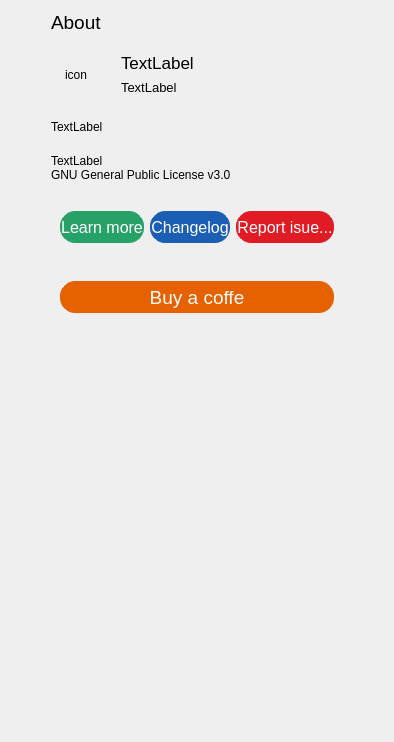
     <widget class="QWidget" name="pageAbout">
      <layout class="QVBoxLayout" name="verticalLayout_25">
       <item>
        <layout class="QHBoxLayout" name="horizontalLayout_15">
         <item>
          <spacer name="horizontalSpacer_13">
           <property name="orientation">
            <enum>Qt::Horizontal</enum>
           </property>
           <property name="sizeType">
            <enum>QSizePolicy::Fixed</enum>
           </property>
           <property name="sizeHint" stdset="0">
            <size>
             <width>40</width>
             <height>20</height>
            </size>
           </property>
          </spacer>
         </item>
         <item>
          <layout class="QVBoxLayout" name="verticalLayout_24">
           <item>
            <widget class="QLabel" name="label_3">
             <property name="font">
              <font>
               <pointsize>14</pointsize>
              </font>
             </property>
             <property name="text">
              <string>About</string>
             </property>
            </widget>
           </item>
           <item>
            <widget class="QFrame" name="frame">
             <property name="frameShape">
              <enum>QFrame::NoFrame</enum>
             </property>
             <property name="frameShadow">
              <enum>QFrame::Raised</enum>
             </property>
             <layout class="QVBoxLayout" name="verticalLayout_23">
              <property name="spacing">
               <number>20</number>
              </property>
              <property name="leftMargin">
               <number>0</number>
              </property>
              <property name="topMargin">
               <number>10</number>
              </property>
              <property name="rightMargin">
               <number>0</number>
              </property>
              <property name="bottomMargin">
               <number>10</number>
              </property>
              <item>
               <layout class="QHBoxLayout" name="horizontalLayout_12">
                <item>
                 <widget class="QLabel" name="icon_app">
                  <property name="minimumSize">
                   <size>
                    <width>50</width>
                    <height>50</height>
                   </size>
                  </property>
                  <property name="maximumSize">
                   <size>
                    <width>50</width>
                    <height>50</height>
                   </size>
                  </property>
                  <property name="text">
                   <string>icon</string>
                  </property>
                  <property name="scaledContents">
                   <bool>true</bool>
                  </property>
                  <property name="alignment">
                   <set>Qt::AlignCenter</set>
                  </property>
                 </widget>
                </item>
                <item>
                 <layout class="QVBoxLayout" name="verticalLayout_15">
                  <property name="spacing">
                   <number>0</number>
                  </property>
                  <item>
                   <widget class="QLabel" name="name_app">
                    <property name="font">
                     <font>
                      <pointsize>13</pointsize>
                     </font>
                    </property>
                    <property name="text">
                     <string>TextLabel</string>
                    </property>
                   </widget>
                  </item>
                  <item>
                   <widget class="QLabel" name="version_app">
                    <property name="font">
                     <font>
                      <pointsize>10</pointsize>
                     </font>
                    </property>
                    <property name="text">
                     <string>TextLabel</string>
                    </property>
                   </widget>
                  </item>
                 </layout>
                </item>
               </layout>
              </item>
              <item>
               <widget class="QLabel" name="desc_app">
                <property name="text">
                 <string>TextLabel</string>
                </property>
               </widget>
              </item>
              <item>
               <layout class="QVBoxLayout" name="verticalLayout_22">
                <property name="spacing">
                 <number>0</number>
                </property>
                <item>
                 <widget class="QLabel" name="name_app2">
                  <property name="text">
                   <string>TextLabel</string>
                  </property>
                 </widget>
                </item>
                <item>
                 <widget class="QLabel" name="label_4">
                  <property name="text">
                   <string>GNU General Public License v3.0</string>
                  </property>
                 </widget>
                </item>
               </layout>
              </item>
              <item>
               <widget class="QFrame" name="frame_about_btns">
                <property name="styleSheet">
                 <string notr="true">#frame_about_btns .QPushButton {
	color: rgb(255, 255, 255);	
    border-radius: 15px;
	height: 30px;
	font: 12pt;
}

#frame_about_btns .QPushButton:hover {
	background-color: rgb(249, 240, 107);
    border-color: rgb(154, 153, 150);
	color: #31363b;
}

#btn_changelog{
	background-color: rgb(26, 95, 180);
	border: 1px solid rgb(26, 95, 180);
}
#btn_learn{
	background-color: rgb(38, 162, 105);
	border: 1px solid rgb(38, 162, 105);
}
#btn_report{
	background-color: rgb(224, 27, 36);
	border: 1px solid rgb(224, 27, 36);
}</string>
                </property>
                <property name="frameShape">
                 <enum>QFrame::NoFrame</enum>
                </property>
                <property name="frameShadow">
                 <enum>QFrame::Raised</enum>
                </property>
                <layout class="QHBoxLayout" name="horizontalLayout_17">
                 <item>
                  <widget class="QPushButton" name="btn_learn">
                   <property name="cursor">
                    <cursorShape>PointingHandCursor</cursorShape>
                   </property>
                   <property name="text">
                    <string>Learn more</string>
                   </property>
                  </widget>
                 </item>
                 <item>
                  <widget class="QPushButton" name="btn_changelog">
                   <property name="cursor">
                    <cursorShape>PointingHandCursor</cursorShape>
                   </property>
                   <property name="text">
                    <string>Changelog</string>
                   </property>
                  </widget>
                 </item>
                 <item>
                  <widget class="QPushButton" name="btn_report">
                   <property name="cursor">
                    <cursorShape>PointingHandCursor</cursorShape>
                   </property>
                   <property name="text">
                    <string>Report isue...</string>
                   </property>
                  </widget>
                 </item>
                </layout>
               </widget>
              </item>
              <item>
               <widget class="QFrame" name="frame_buy_btn">
                <property name="styleSheet">
                 <string notr="true">#frame_buy_btn .QPushButton {
	color: rgb(255, 255, 255);
	background-color: rgb(230, 97, 0);
	border: 1px solid rgb(230, 97, 0);
    border-radius: 15px;
	height: 30px;
	font: 14pt;
}

#frame_buy_btn .QPushButton:hover {
	background-color: rgb(255, 190, 111);
    border-color: rgb(255, 190, 111);
	color: #31363b;
}
</string>
                </property>
                <property name="frameShape">
                 <enum>QFrame::NoFrame</enum>
                </property>
                <property name="frameShadow">
                 <enum>QFrame::Raised</enum>
                </property>
                <layout class="QHBoxLayout" name="horizontalLayout_18">
                 <item>
                  <widget class="QPushButton" name="btn_buy">
                   <property name="cursor">
                    <cursorShape>PointingHandCursor</cursorShape>
                   </property>
                   <property name="text">
                    <string>Buy a coffe</string>
                   </property>
                  </widget>
                 </item>
                </layout>
               </widget>
              </item>
             </layout>
            </widget>
           </item>
          </layout>
         </item>
         <item>
          <spacer name="horizontalSpacer_14">
           <property name="orientation">
            <enum>Qt::Horizontal</enum>
           </property>
           <property name="sizeType">
            <enum>QSizePolicy::Fixed</enum>
           </property>
           <property name="sizeHint" stdset="0">
            <size>
             <width>40</width>
             <height>20</height>
            </size>
           </property>
          </spacer>
         </item>
        </layout>
       </item>
       <item>
        <spacer name="verticalSpacer_4">
         <property name="orientation">
          <enum>Qt::Vertical</enum>
         </property>
         <property name="sizeHint" stdset="0">
          <size>
           <width>20</width>
           <height>399</height>
          </size>
         </property>
        </spacer>
       </item>
      </layout>
     </widget>
